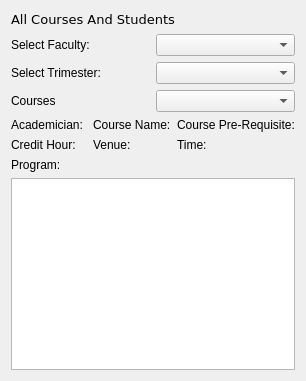
             <widget class="QWidget" name="viewAcadAllCourses">
              <layout class="QVBoxLayout" name="verticalLayout_31">
               <item>
                <widget class="QLabel" name="acadAllInfo">
                 <property name="font">
                  <font>
                   <family>Verdana</family>
                   <pointsize>10</pointsize>
                  </font>
                 </property>
                 <property name="text">
                  <string>All Courses And Students</string>
                 </property>
                </widget>
               </item>
               <item>
                <layout class="QVBoxLayout" name="verticalLayout_14">
                 <item>
                  <layout class="QHBoxLayout" name="horizontalLayout_34">
                   <item>
                    <widget class="QLabel" name="acadAllFacultyLabel">
                     <property name="text">
                      <string>Select Faculty:   </string>
                     </property>
                    </widget>
                   </item>
                   <item>
                    <widget class="QComboBox" name="acadAllFacultyComboBox"/>
                   </item>
                  </layout>
                 </item>
                 <item>
                  <layout class="QHBoxLayout" name="horizontalLayout_35">
                   <item>
                    <widget class="QLabel" name="acadAllTrimesterLabel">
                     <property name="text">
                      <string>Select Trimester:</string>
                     </property>
                    </widget>
                   </item>
                   <item>
                    <widget class="QComboBox" name="acadAllTrimesterComboBox"/>
                   </item>
                  </layout>
                 </item>
                 <item>
                  <layout class="QHBoxLayout" name="horizontalLayout_36">
                   <item>
                    <widget class="QLabel" name="acadAllCourses">
                     <property name="sizePolicy">
                      <sizepolicy hsizetype="Preferred" vsizetype="Preferred">
                       <horstretch>0</horstretch>
                       <verstretch>0</verstretch>
                      </sizepolicy>
                     </property>
                     <property name="text">
                      <string>Courses              </string>
                     </property>
                    </widget>
                   </item>
                   <item>
                    <widget class="QComboBox" name="acadAllCoursesComboBox"/>
                   </item>
                  </layout>
                 </item>
                </layout>
               </item>
               <item>
                <layout class="QGridLayout" name="gridLayout_10">
                 <item row="0" column="0">
                  <widget class="QLabel" name="acadAcademicianNameLabel">
                   <property name="text">
                    <string>Academician: </string>
                   </property>
                  </widget>
                 </item>
                 <item row="0" column="1">
                  <widget class="QLabel" name="acadCourseName">
                   <property name="text">
                    <string>Course Name:</string>
                   </property>
                  </widget>
                 </item>
                 <item row="0" column="2">
                  <widget class="QLabel" name="acadCoursePreRequiste">
                   <property name="text">
                    <string>Course Pre-Requisite:</string>
                   </property>
                  </widget>
                 </item>
                 <item row="2" column="0">
                  <widget class="QLabel" name="acadCreditHour">
                   <property name="text">
                    <string>Credit Hour:</string>
                   </property>
                  </widget>
                 </item>
                 <item row="2" column="1">
                  <widget class="QLabel" name="acadVenue">
                   <property name="text">
                    <string>Venue:</string>
                   </property>
                  </widget>
                 </item>
                 <item row="2" column="2">
                  <widget class="QLabel" name="acadTime">
                   <property name="text">
                    <string>Time:</string>
                   </property>
                  </widget>
                 </item>
                 <item row="3" column="0">
                  <widget class="QLabel" name="acadProgram">
                   <property name="text">
                    <string>Program:</string>
                   </property>
                  </widget>
                 </item>
                </layout>
               </item>
               <item>
                <widget class="QTableView" name="acadAllView"/>
               </item>
              </layout>
             </widget>
